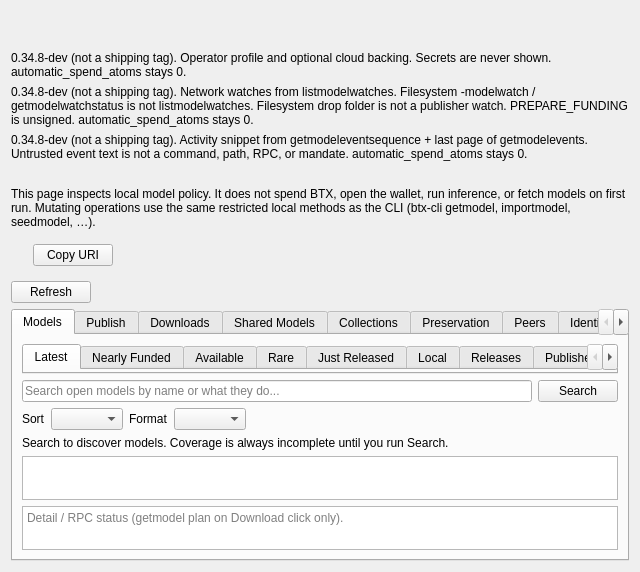
<?xml version="1.0" encoding="UTF-8"?>
<ui version="4.0">
 <class>ModelNetPage</class>
 <widget class="QWidget" name="ModelNetPage">
  <property name="geometry">
   <rect>
    <x>0</x>
    <y>0</y>
    <width>640</width>
    <height>480</height>
   </rect>
  </property>
  <property name="windowTitle">
   <string>Models</string>
  </property>
  <layout class="QVBoxLayout" name="verticalLayout">
   <item>
    <widget class="QLabel" name="resourceGovernorStatusLabel">
     <property name="wordWrap">
      <bool>true</bool>
     </property>
     <property name="textInteractionFlags">
      <set>Qt::TextSelectableByMouse</set>
     </property>
    </widget>
   </item>
   <item>
    <widget class="QLabel" name="doctorStatusLabel">
     <property name="wordWrap">
      <bool>true</bool>
     </property>
     <property name="textInteractionFlags">
      <set>Qt::TextSelectableByMouse</set>
     </property>
     <property name="toolTip">
      <string>First-run doctor from getsetupstatus (fallback checkmodelsetup / getmodelnetworkinfo). showmodel (share + local + aliases) and unhostmodel (unpin+unseed) are RPC analogs of ollama show/rm; this page does not call them or getmodel automatically. Never spends. automatic_spend_atoms stays 0.</string>
     </property>
    </widget>
   </item>
   <item>
    <widget class="QLabel" name="dev348ProfileCloudLabel">
     <property name="wordWrap">
      <bool>true</bool>
     </property>
     <property name="textInteractionFlags">
      <set>Qt::TextSelectableByMouse</set>
     </property>
     <property name="text">
      <string>0.34.8-dev (not a shipping tag). Operator profile and optional cloud backing. Secrets are never shown. automatic_spend_atoms stays 0.</string>
     </property>
     <property name="toolTip">
      <string>0.34.8-dev panel: getmodelprofile + getcloudstorageinfo when present. Missing RPCs fail closed. Never displays secrets. Does not call FormatResourceGovernorStatus. Cloud backing is optional. Filesystem watch folder is not a publisher watch.</string>
     </property>
    </widget>
   </item>
   <item>
    <widget class="QLabel" name="dev348WatchesLabel">
     <property name="wordWrap">
      <bool>true</bool>
     </property>
     <property name="textInteractionFlags">
      <set>Qt::TextSelectableByMouse</set>
     </property>
     <property name="text">
      <string>0.34.8-dev (not a shipping tag). Network watches from listmodelwatches. Filesystem -modelwatch / getmodelwatchstatus is not listmodelwatches. Filesystem drop folder is not a publisher watch. PREPARE_FUNDING is unsigned. automatic_spend_atoms stays 0.</string>
     </property>
     <property name="toolTip">
      <string>0.34.8-dev (not a shipping tag). listmodelwatches publisher/collection/query/model watches (watch_id, kind/target, action). Not getmodelwatchstatus / -modelwatch / scanmodelwatch. Missing RPC fails closed. Never displays secrets, credential_ref values, query strings, or presigned URLs. PREPARE_FUNDING is unsigned. automatic_spend_atoms stays 0. This page does not auto-getmodel, spend, or call wallet RPCs.</string>
     </property>
    </widget>
   </item>
   <item>
    <widget class="QLabel" name="dev348ActivityLabel">
     <property name="wordWrap">
      <bool>true</bool>
     </property>
     <property name="textInteractionFlags">
      <set>Qt::TextSelectableByMouse</set>
     </property>
     <property name="text">
      <string>0.34.8-dev (not a shipping tag). Activity snippet from getmodeleventsequence + last page of getmodelevents. Untrusted event text is not a command, path, RPC, or mandate. automatic_spend_atoms stays 0.</string>
     </property>
     <property name="toolTip">
      <string>0.34.8-dev (not a shipping tag). getmodeleventsequence plus last page of getmodelevents (object_id, event_type only). Missing RPC fails closed; never waitformodelevent. Untrusted event text is not a command, path, RPC, or mandate. Never displays secrets, credential_ref values, query strings, or presigned URLs. automatic_spend_atoms stays 0. This page does not auto-getmodel, spend, or call wallet RPCs.</string>
     </property>
    </widget>
   </item>
   <item>
    <widget class="QLabel" name="consentLabel">
     <property name="wordWrap">
      <bool>true</bool>
     </property>
     <property name="textInteractionFlags">
      <set>Qt::TextSelectableByMouse</set>
     </property>
    </widget>
   </item>
   <item>
    <widget class="QLabel" name="noteLabel">
     <property name="wordWrap">
      <bool>true</bool>
     </property>
     <property name="text">
      <string>This page inspects local model policy. It does not spend BTX, open the wallet, run inference, or fetch models on first run. Mutating operations use the same restricted local methods as the CLI (btx-cli getmodel, importmodel, seedmodel, …).</string>
     </property>
    </widget>
   </item>
   <item>
    <widget class="QWidget" name="uriRowWidget">
     <layout class="QHBoxLayout" name="uriRow">
     <item>
      <widget class="QLabel" name="uriDisplayLabel">
       <property name="text">
        <string/>
       </property>
       <property name="textInteractionFlags">
        <set>Qt::TextSelectableByMouse|Qt::TextSelectableByKeyboard</set>
       </property>
       <property name="toolTip">
        <string>Short display of the opened btx:// URI. Copy (button or Ctrl+C) puts the full canonical URI on the clipboard.</string>
       </property>
      </widget>
     </item>
     <item>
      <widget class="QPushButton" name="copyUriButton">
       <property name="text">
        <string>Copy URI</string>
       </property>
       <property name="toolTip">
        <string>Copy the full canonical btx:// URI, not the short display.</string>
       </property>
      </widget>
     </item>
     <item>
      <spacer name="uriRowSpacer">
       <property name="orientation">
        <enum>Qt::Horizontal</enum>
       </property>
       <property name="sizeHint" stdset="0">
        <size>
         <width>40</width>
         <height>20</height>
        </size>
       </property>
      </spacer>
     </item>
    </layout>
    </widget>
   </item>
   <item>
    <layout class="QHBoxLayout" name="horizontalLayoutRefresh">
     <item>
      <widget class="QPushButton" name="refreshButton">
       <property name="text">
        <string>Refresh</string>
       </property>
      </widget>
     </item>
     <item>
      <spacer name="horizontalSpacerRefresh">
       <property name="orientation">
        <enum>Qt::Horizontal</enum>
       </property>
       <property name="sizeHint" stdset="0">
        <size>
         <width>40</width>
         <height>20</height>
        </size>
       </property>
      </spacer>
     </item>
    </layout>
   </item>
   <item>
    <widget class="QTabWidget" name="tabWidget">
     <property name="currentIndex">
      <number>0</number>
     </property>
     <widget class="QWidget" name="tabModels">
      <attribute name="title">
       <string>Models</string>
      </attribute>
      <layout class="QVBoxLayout" name="verticalLayoutModels">
       <item>
        <widget class="QTabWidget" name="modelsScopeTabWidget">
         <property name="currentIndex">
          <number>0</number>
         </property>
         <widget class="QWidget" name="tabScopeNetwork">
          <attribute name="title">
           <string>Latest</string>
          </attribute>
         </widget>
         <widget class="QWidget" name="tabScopeNew">
          <attribute name="title">
           <string>Nearly Funded</string>
          </attribute>
         </widget>
         <widget class="QWidget" name="tabScopeAvailable">
          <attribute name="title">
           <string>Available</string>
          </attribute>
         </widget>
         <widget class="QWidget" name="tabScopeRare">
          <attribute name="title">
           <string>Rare</string>
          </attribute>
         </widget>
         <widget class="QWidget" name="tabScopeJustReleased">
          <attribute name="title">
           <string>Just Released</string>
          </attribute>
         </widget>
         <widget class="QWidget" name="tabScopeLocal">
          <attribute name="title">
           <string>Local</string>
          </attribute>
         </widget>
         <widget class="QWidget" name="tabScopeReleases">
          <attribute name="title">
           <string>Releases</string>
          </attribute>
         </widget>
         <widget class="QWidget" name="tabScopePublishers">
          <attribute name="title">
           <string>Publishers</string>
          </attribute>
         </widget>
         <widget class="QWidget" name="tabScopeCollections">
          <attribute name="title">
           <string>Collections</string>
          </attribute>
         </widget>
         <widget class="QWidget" name="tabScopeBounties">
          <attribute name="title">
           <string>Bounties</string>
          </attribute>
         </widget>
        </widget>
       </item>
       <item>
        <layout class="QHBoxLayout" name="searchRowLayout">
         <item>
          <widget class="QLineEdit" name="searchLineEdit">
           <property name="placeholderText">
            <string>Search open models by name or what they do...</string>
           </property>
           <property name="clearButtonEnabled">
            <bool>true</bool>
           </property>
          </widget>
         </item>
         <item>
          <widget class="QPushButton" name="searchButton">
           <property name="text">
            <string>Search</string>
           </property>
          </widget>
         </item>
        </layout>
       </item>
       <item>
        <layout class="QHBoxLayout" name="filterRowLayout">
         <item>
          <widget class="QLabel" name="sortLabel">
           <property name="text">
            <string>Sort</string>
           </property>
          </widget>
         </item>
         <item>
          <widget class="QComboBox" name="sortCombo"/>
         </item>
         <item>
          <widget class="QLabel" name="formatLabel">
           <property name="text">
            <string>Format</string>
           </property>
          </widget>
         </item>
         <item>
          <widget class="QComboBox" name="formatCombo"/>
         </item>
         <item>
          <spacer name="filterRowSpacer">
           <property name="orientation">
            <enum>Qt::Horizontal</enum>
           </property>
           <property name="sizeHint" stdset="0">
            <size>
             <width>40</width>
             <height>20</height>
            </size>
           </property>
          </spacer>
         </item>
        </layout>
       </item>
       <item>
        <widget class="QLabel" name="searchCoverageLabel">
         <property name="wordWrap">
          <bool>true</bool>
         </property>
         <property name="text">
          <string>Search to discover models. Coverage is always incomplete until you run Search.</string>
         </property>
        </widget>
       </item>
       <item>
        <widget class="QListWidget" name="resultsList">
         <property name="alternatingRowColors">
          <bool>true</bool>
         </property>
         <property name="selectionMode">
          <enum>QAbstractItemView::SingleSelection</enum>
         </property>
        </widget>
       </item>
       <item>
        <widget class="QPlainTextEdit" name="modelsOutput">
         <property name="maximumSize">
          <size>
           <width>16777215</width>
           <height>140</height>
          </size>
         </property>
         <property name="readOnly">
          <bool>true</bool>
         </property>
         <property name="placeholderText">
          <string>Detail / RPC status (getmodel plan on Download click only).</string>
         </property>
        </widget>
       </item>
      </layout>
     </widget>
     <widget class="QWidget" name="tabPublish">
      <attribute name="title">
       <string>Publish</string>
      </attribute>
      <layout class="QVBoxLayout" name="verticalLayoutPublish">
       <item>
        <widget class="QLabel" name="publishNoteLabel">
         <property name="wordWrap">
          <bool>true</bool>
         </property>
         <property name="text">
          <string>Import a local GGUF or SafeTensors path to pin, seed, and sign a search card automatically. Publish signs metadata only. A research identity is created on first use. This does not spend BTX, upload weights, or start inference. automatic_spend_atoms stays 0.</string>
         </property>
        </widget>
       </item>
       <item>
        <widget class="QLabel" name="watchFolderHintLabel">
         <property name="wordWrap">
          <bool>true</bool>
         </property>
         <property name="textInteractionFlags">
          <set>Qt::TextSelectableByMouse</set>
         </property>
         <property name="text">
          <string>Watch folder: start btxd with -modelwatch=&lt;dir&gt; to auto-host new GGUF or SafeTensors files (scanmodelwatch). This page does not auto-getmodel or spend. automatic_spend_atoms stays 0.</string>
         </property>
         <property name="toolTip">
          <string>Watch-folder analog of a torrent client. The helper auto-hosts new files; this GUI never calls getmodel on its own.</string>
         </property>
        </widget>
       </item>
       <item>
        <layout class="QHBoxLayout" name="importRowLayout">
         <item>
          <widget class="QLineEdit" name="importPathEdit">
           <property name="placeholderText">
            <string>Local file or directory to import</string>
           </property>
          </widget>
         </item>
         <item>
          <widget class="QPushButton" name="importBrowseButton">
           <property name="text">
            <string>Browse…</string>
           </property>
          </widget>
         </item>
         <item>
          <widget class="QPushButton" name="importButton">
           <property name="text">
            <string>Import and publish</string>
           </property>
          </widget>
         </item>
        </layout>
       </item>
       <item>
        <widget class="QWidget" name="importShareRowWidget">
         <layout class="QHBoxLayout" name="importShareRow">
         <item>
          <widget class="QLabel" name="importShareLabel">
           <property name="wordWrap">
            <bool>true</bool>
           </property>
           <property name="text">
            <string/>
           </property>
           <property name="textInteractionFlags">
            <set>Qt::TextSelectableByMouse|Qt::TextSelectableByKeyboard</set>
           </property>
           <property name="toolTip">
            <string>share.copy_text from import/host. If the share or transfer JSON includes percent or bytes_per_sec, those rates appear on this line. Copy URI puts the canonical btx:// URI on the clipboard. This is not a payment and does not spend.</string>
           </property>
          </widget>
         </item>
         <item>
          <widget class="QPushButton" name="importCopyUriButton">
           <property name="text">
            <string>Copy URI</string>
           </property>
           <property name="toolTip">
            <string>Copy the share btx:// URI. This is not a payment and does not spend.</string>
           </property>
          </widget>
         </item>
         <item>
          <spacer name="importShareRowSpacer">
           <property name="orientation">
            <enum>Qt::Horizontal</enum>
           </property>
           <property name="sizeHint" stdset="0">
            <size>
             <width>40</width>
             <height>20</height>
            </size>
           </property>
          </spacer>
         </item>
        </layout>
        </widget>
       </item>
       <item>
        <widget class="QLabel" name="importAliasHintLabel">
         <property name="wordWrap">
          <bool>true</bool>
         </property>
         <property name="visible">
          <bool>false</bool>
         </property>
         <property name="text">
          <string>After copy_text, optionally setmodelalias so showmodel and getmodel can use an Ollama-style name. unhostmodel unpins and unseeds in one call. This page does not auto-getmodel or spend. automatic_spend_atoms stays 0.</string>
         </property>
         <property name="textInteractionFlags">
          <set>Qt::TextSelectableByMouse</set>
         </property>
         <property name="toolTip">
          <string>Alias is optional metadata (setmodelalias / removemodelalias). showmodel inspects; unhostmodel stops seeding. This page never auto-getmodel or spends.</string>
         </property>
        </widget>
       </item>
       <item>
        <layout class="QHBoxLayout" name="publishRowLayout">
         <item>
          <widget class="QLineEdit" name="publishModelIdEdit">
           <property name="placeholderText">
            <string>model_id hex or btx:// URI</string>
           </property>
          </widget>
         </item>
         <item>
          <widget class="QLineEdit" name="publishDisplayNameEdit">
           <property name="placeholderText">
            <string>Display name</string>
           </property>
          </widget>
         </item>
         <item>
          <widget class="QPushButton" name="publishButton">
           <property name="text">
            <string>Publish search record</string>
           </property>
          </widget>
         </item>
        </layout>
       </item>
       <item>
        <layout class="QHBoxLayout" name="publishMetaRowLayout">
         <item>
          <widget class="QLineEdit" name="publishFamilyEdit">
           <property name="placeholderText">
            <string>family (qwen3, glm, …)</string>
           </property>
          </widget>
         </item>
         <item>
          <widget class="QLineEdit" name="publishFormatEdit">
           <property name="placeholderText">
            <string>format (gguf, safetensors)</string>
           </property>
          </widget>
         </item>
         <item>
          <widget class="QLineEdit" name="publishTagsEdit">
           <property name="placeholderText">
            <string>tags, comma-separated</string>
           </property>
          </widget>
         </item>
        </layout>
       </item>
       <item>
        <widget class="QLineEdit" name="publishDescriptionEdit">
         <property name="placeholderText">
          <string>Short description (no HTML)</string>
         </property>
        </widget>
       </item>
       <item>
        <widget class="QPlainTextEdit" name="publishOutput">
         <property name="readOnly">
          <bool>true</bool>
         </property>
         <property name="placeholderText">
          <string>publishmodelsearchrecord result</string>
         </property>
        </widget>
       </item>
      </layout>
     </widget>
     <widget class="QWidget" name="tabDownloads">
      <attribute name="title">
       <string>Downloads</string>
      </attribute>
      <layout class="QVBoxLayout" name="verticalLayoutDownloads">
       <item>
        <widget class="QPlainTextEdit" name="downloadsOutput">
         <property name="readOnly">
          <bool>true</bool>
         </property>
        </widget>
       </item>
      </layout>
     </widget>
     <widget class="QWidget" name="tabShared">
      <attribute name="title">
       <string>Shared Models</string>
      </attribute>
      <layout class="QVBoxLayout" name="verticalLayoutShared">
       <item>
        <widget class="QPlainTextEdit" name="sharedOutput">
         <property name="readOnly">
          <bool>true</bool>
         </property>
        </widget>
       </item>
      </layout>
     </widget>
     <widget class="QWidget" name="tabCollections">
      <attribute name="title">
       <string>Collections</string>
      </attribute>
      <layout class="QVBoxLayout" name="verticalLayoutCollections">
       <item>
        <widget class="QPlainTextEdit" name="collectionsOutput">
         <property name="readOnly">
          <bool>true</bool>
         </property>
        </widget>
       </item>
      </layout>
     </widget>
     <widget class="QWidget" name="tabPreservation">
      <attribute name="title">
       <string>Preservation</string>
      </attribute>
      <layout class="QVBoxLayout" name="verticalLayoutPreservation">
       <item>
        <widget class="QPlainTextEdit" name="preservationOutput">
         <property name="readOnly">
          <bool>true</bool>
         </property>
        </widget>
       </item>
      </layout>
     </widget>
     <widget class="QWidget" name="tabPeers">
      <attribute name="title">
       <string>Peers</string>
      </attribute>
      <layout class="QVBoxLayout" name="verticalLayoutPeers">
       <item>
        <widget class="QPlainTextEdit" name="peersOutput">
         <property name="readOnly">
          <bool>true</bool>
         </property>
        </widget>
       </item>
      </layout>
     </widget>
     <widget class="QWidget" name="tabIdentity">
      <attribute name="title">
       <string>Identity</string>
      </attribute>
      <layout class="QVBoxLayout" name="verticalLayoutIdentity">
       <item>
        <widget class="QPlainTextEdit" name="identityOutput">
         <property name="readOnly">
          <bool>true</bool>
         </property>
        </widget>
       </item>
      </layout>
     </widget>
     <widget class="QWidget" name="tabCapabilities">
      <attribute name="title">
       <string>Capabilities</string>
      </attribute>
      <layout class="QVBoxLayout" name="verticalLayoutCapabilities">
       <item>
        <widget class="QLabel" name="capabilityStatusLabel">
         <property name="wordWrap">
          <bool>true</bool>
         </property>
         <property name="text">
          <string>Local capability plane. Prepare/Use, Prefetch, Sleep, Release, Wake, Update, Switch, Events, TTC, and Runtime caps are owner-local. Never spends. automatic_spend_atoms stays 0. Public HTTP is 405. CUDA/ROCm/Metal/NIXL/CXL absence is NOT_RUN, not a stub PASS. remap_only is not Wake success. Smoke blocked is not 100% ready.</string>
         </property>
        </widget>
       </item>
       <item>
        <layout class="QHBoxLayout" name="capabilityButtonRow">
         <item>
          <widget class="QPushButton" name="capabilityEnsureButton">
           <property name="text">
            <string>Prepare / Use</string>
           </property>
           <property name="toolTip">
            <string>planbtxcapability + ensurebtxcapability. Owner-local. No public HTTP. No wallet spend.</string>
           </property>
          </widget>
         </item>
         <item>
          <widget class="QPushButton" name="capabilityPrefetchButton">
           <property name="text">
            <string>Prefetch</string>
           </property>
          </widget>
         </item>
         <item>
          <widget class="QPushButton" name="capabilitySleepButton">
           <property name="text">
            <string>Sleep</string>
           </property>
          </widget>
         </item>
         <item>
          <widget class="QPushButton" name="capabilityReleaseButton">
           <property name="text">
            <string>Release</string>
           </property>
          </widget>
         </item>
        </layout>
       </item>
       <item>
        <layout class="QHBoxLayout" name="capabilityButtonRow2">
         <item>
          <widget class="QPushButton" name="capabilityWakeButton">
           <property name="text">
            <string>Wake</string>
           </property>
           <property name="toolTip">
            <string>wakebtxcapability. Rebuilds discarded KV. remap_only is never success. Owner-local. No public HTTP. automatic_spend_atoms stays 0.</string>
           </property>
          </widget>
         </item>
         <item>
          <widget class="QPushButton" name="capabilityUpdateButton">
           <property name="text">
            <string>Update</string>
           </property>
           <property name="toolTip">
            <string>planbtxcapabilityupdate. Preview beside the active generation. Smoke blocked is not 100% ready. Owner-local. No public HTTP. automatic_spend_atoms stays 0.</string>
           </property>
          </widget>
         </item>
         <item>
          <widget class="QPushButton" name="capabilitySwitchButton">
           <property name="text">
            <string>Switch</string>
           </property>
           <property name="toolTip">
            <string>switchbtxcapability. Atomic handle switch after tested readiness. Owner-local. No public HTTP. automatic_spend_atoms stays 0.</string>
           </property>
          </widget>
         </item>
         <item>
          <widget class="QPushButton" name="capabilityEventsButton">
           <property name="text">
            <string>Events</string>
           </property>
           <property name="toolTip">
            <string>getbtxcapabilityevents. Owner-local lifecycle events. No public HTTP. automatic_spend_atoms stays 0.</string>
           </property>
          </widget>
         </item>
         <item>
          <widget class="QPushButton" name="capabilityTtcButton">
           <property name="text">
            <string>TTC</string>
           </property>
           <property name="toolTip">
            <string>getbtxttctrace. Critical-path TTC, not occupancy sum. Smoke blocked is not 100% ready. Owner-local. No public HTTP.</string>
           </property>
          </widget>
         </item>
         <item>
          <widget class="QPushButton" name="capabilityRuntimeCapsButton">
           <property name="text">
            <string>Runtime caps</string>
           </property>
           <property name="toolTip">
            <string>getbtxruntimecapabilities. Absent hardware is NOT_RUN, never a stub PASS. Owner-local. No public HTTP. automatic_spend_atoms stays 0.</string>
           </property>
          </widget>
         </item>
        </layout>
       </item>
       <item>
        <layout class="QHBoxLayout" name="capabilityIdRow">
         <item>
          <widget class="QLineEdit" name="capabilityLeaseEdit">
           <property name="placeholderText">
            <string>lease or job id (Wake/TTC) / old lock (Update/Switch)</string>
           </property>
          </widget>
         </item>
         <item>
          <widget class="QLineEdit" name="capabilityNewLockEdit">
           <property name="placeholderText">
            <string>new lock (Switch)</string>
           </property>
           <property name="toolTip">
            <string>New lock id for switchbtxcapability. Update may fill proposed_lock here. Never a wallet path.</string>
           </property>
          </widget>
         </item>
        </layout>
       </item>
       <item>
        <widget class="QPlainTextEdit" name="capabilityOutput">
         <property name="readOnly">
          <bool>true</bool>
         </property>
        </widget>
       </item>
      </layout>
     </widget>
    </widget>
   </item>
  </layout>
 </widget>
 <resources/>
 <connections/>
</ui>
